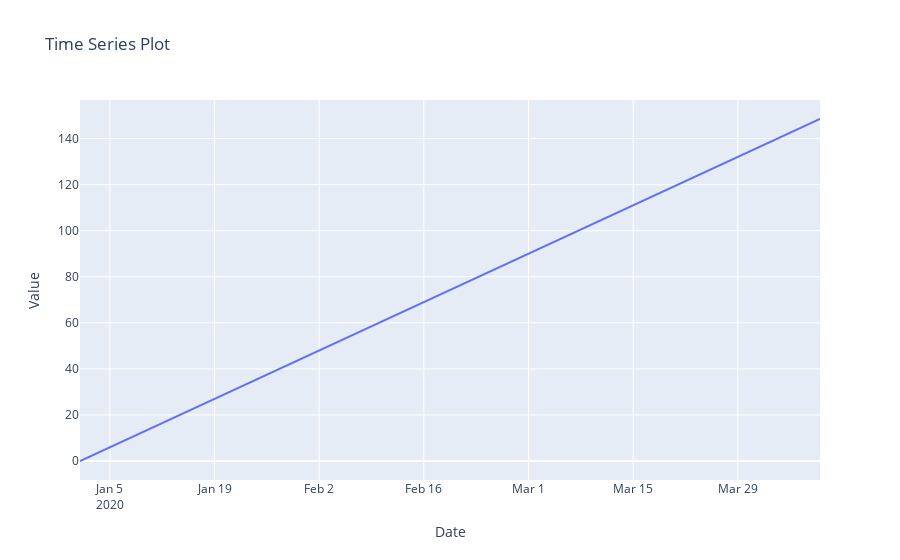

The cell this chart's notebook holds for it:
### Code cell
import pandas as pd
import plotly.graph_objects as go
import random

# Sample data
data = {
    'date': pd.date_range(start='1/1/2020', periods=100),
    'value': pd.Series(range(100)) + pd.Series(range(100)).apply(lambda x: x * 0.5)
}

# Create DataFrame
df = pd.DataFrame(data)

# Create time series plot
fig = go.Figure()

fig.add_trace(go.Scatter(x=df['date'], y=df['value'], mode='lines', name='Value'))

# Update layout
fig.update_layout(
    title='Time Series Plot',
    xaxis_title='Date',
    yaxis_title='Value'
)

# Show plot
fig.show()
